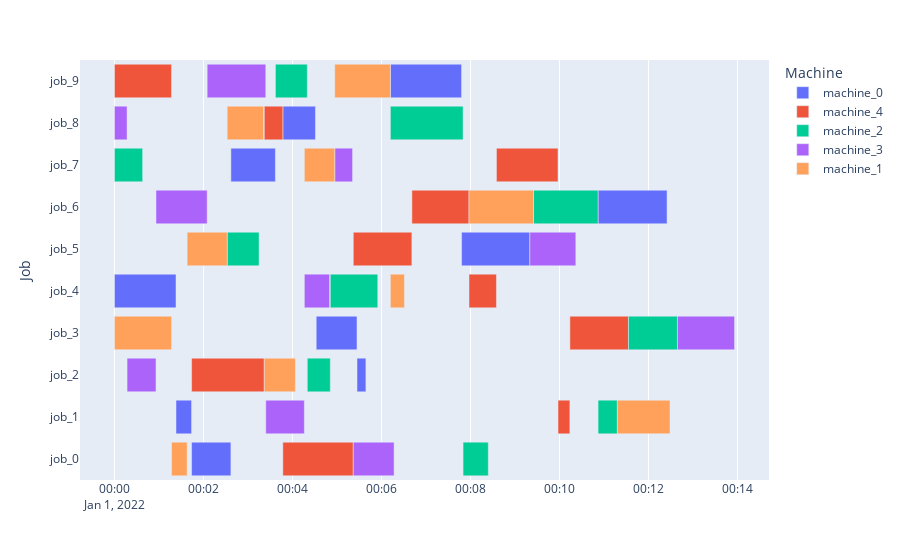

The notebook cell saved with this chart:
### Code cell
print(init.root.observation)
init.env.render()

### Figure 1 — Plotly figure (JSON) as saved in the notebook; plotly's stock layout.template omitted (floating-point values rounded to 4 significant figures)
{"data": [{"alignmentgroup": "True", "base": ["2022-01-01T00:01:44", "2022-01-01T00:01:23", "2022-01-01T00:05:27", "2022-01-01T00:04:32", "2022-01-01T00:00:00", "2022-01-01T00:07:48", "2022-01-01T00:10:52", "2022-01-01T00:02:37", "2022-01-01T00:03:47", "2022-01-01T00:06:12"], "hovertemplate": "Machine=machine_0<br>Start=%{base}<br>Finish=%{x}<br>Job=%{y}<extra></extra>", "legendgroup": "machine_0", "marker": {"color": "#636efa", "pattern": {"shape": ""}}, "name": "machine_0", "offsetgroup": "machine_0", "orientation": "h", "showlegend": true, "textposition": "auto", "type": "bar", "x": [53000, 21000, 12000, 55000, 83000, 92000, 93000, 60000, 44000, 96000], "xaxis": "x", "y": ["job_0", "job_1", "job_2", "job_3", "job_4", "job_5", "job_6", "job_7", "job_8", "job_9"], "yaxis": "y"}, {"alignmentgroup": "True", "base": ["2022-01-01T00:03:47", "2022-01-01T00:09:58", "2022-01-01T00:01:44", "2022-01-01T00:10:14", "2022-01-01T00:07:58", "2022-01-01T00:05:22", "2022-01-01T00:06:41", "2022-01-01T00:08:35", "2022-01-01T00:03:22", "2022-01-01T00:00:00"], "hovertemplate": "Machine=machine_4<br>Start=%{base}<br>Finish=%{x}<br>Job=%{y}<extra></extra>", "legendgroup": "machine_4", "marker": {"color": "#EF553B", "pattern": {"shape": ""}}, "name": "machine_4", "offsetgroup": "machine_4", "orientation": "h", "showlegend": true, "textposition": "auto", "type": "bar", "x": [95000, 16000, 98000, 79000, 37000, 79000, 77000, 83000, 25000, 77000], "xaxis": "x", "y": ["job_0", "job_1", "job_2", "job_3", "job_4", "job_5", "job_6", "job_7", "job_8", "job_9"], "yaxis": "y"}, {"alignmentgroup": "True", "base": ["2022-01-01T00:07:50", "2022-01-01T00:10:52", "2022-01-01T00:04:20", "2022-01-01T00:11:33", "2022-01-01T00:04:51", "2022-01-01T00:02:32", "2022-01-01T00:09:25", "2022-01-01T00:00:00", "2022-01-01T00:06:12", "2022-01-01T00:03:37"], "hovertemplate": "Machine=machine_2<br>Start=%{base}<br>Finish=%{x}<br>Job=%{y}<extra></extra>", "legendgroup": "machine_2", "marker": {"color": "#00cc96", "pattern": {"shape": ""}}, "name": "machine_2", "offsetgroup": "machine_2", "orientation": "h", "showlegend": true, "textposition": "auto", "type": "bar", "x": [34000, 26000, 31000, 66000, 64000, 43000, 87000, 38000, 98000, 43000], "xaxis": "x", "y": ["job_0", "job_1", "job_2", "job_3", "job_4", "job_5", "job_6", "job_7", "job_8", "job_9"], "yaxis": "y"}, {"alignmentgroup": "True", "base": ["2022-01-01T00:05:22", "2022-01-01T00:03:24", "2022-01-01T00:00:17", "2022-01-01T00:12:39", "2022-01-01T00:04:16", "2022-01-01T00:09:20", "2022-01-01T00:00:56", "2022-01-01T00:04:57", "2022-01-01T00:00:00", "2022-01-01T00:02:05"], "hovertemplate": "Machine=machine_3<br>Start=%{base}<br>Finish=%{x}<br>Job=%{y}<extra></extra>", "legendgroup": "machine_3", "marker": {"color": "#ab63fa", "pattern": {"shape": ""}}, "name": "machine_3", "offsetgroup": "machine_3", "orientation": "h", "showlegend": true, "textposition": "auto", "type": "bar", "x": [55000, 52000, 39000, 77000, 34000, 62000, 69000, 24000, 17000, 79000], "xaxis": "x", "y": ["job_0", "job_1", "job_2", "job_3", "job_4", "job_5", "job_6", "job_7", "job_8", "job_9"], "yaxis": "y"}, {"alignmentgroup": "True", "base": ["2022-01-01T00:01:17", "2022-01-01T00:11:18", "2022-01-01T00:03:22", "2022-01-01T00:00:00", "2022-01-01T00:06:12", "2022-01-01T00:01:38", "2022-01-01T00:07:58", "2022-01-01T00:04:16", "2022-01-01T00:02:32", "2022-01-01T00:04:57"], "hovertemplate": "Machine=machine_1<br>Start=%{base}<br>Finish=%{x}<br>Job=%{y}<extra></extra>", "legendgroup": "machine_1", "marker": {"color": "#FFA15A", "pattern": {"shape": ""}}, "name": "machine_1", "offsetgroup": "machine_1", "orientation": "h", "showlegend": true, "textposition": "auto", "type": "bar", "x": [21000, 71000, 42000, 77000, 19000, 54000, 87000, 41000, 49000, 75000], "xaxis": "x", "y": ["job_0", "job_1", "job_2", "job_3", "job_4", "job_5", "job_6", "job_7", "job_8", "job_9"], "yaxis": "y"}], "layout": {"barmode": "overlay", "legend": {"title": {"text": "Machine"}, "tracegroupgap": 0}, "margin": {"t": 60}, "xaxis": {"anchor": "y", "domain": [0, 1], "type": "date"}, "yaxis": {"anchor": "x", "domain": [0, 1], "title": {"text": "Job"}}}}
